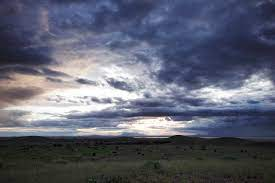
#> input picture imagecloudy.jpg, 275 x 183 px
$ python -i tronque.py   (imports and definitions only)
#> lines starting #> are read from the running program, lines starting #| are printed output that depends on the picture; after the words box and inside, x2 and y2 are one past the last pixel; in counts of white or black regions, pixels touching at a corner belong together
import cv2
import numpy as np


def truncate_sky(img):
    """
    premiere fonction tronquer
    :param : image PIL / opencv2
    :out : image tronquée ne gardant que le ciel
    """
    hsv = cv2.cvtColor(img, cv2.COLOR_BGR2HSV)

    lower_sky = np.array([0, 0, 150])
    upper_sky = np.array([180, 50, 255])

    mask = cv2.inRange(hsv, lower_sky, upper_sky)

    kernel = np.ones((5, 5), np.uint8)
    mask = cv2.morphologyEx(mask, cv2.MORPH_OPEN, kernel)

    mask = cv2.morphologyEx(mask, cv2.MORPH_CLOSE, kernel)

    contours, hierarchy = cv2.findContours(mask, cv2.RETR_EXTERNAL, cv2.CHAIN_APPROX_SIMPLE)

    max_area = 0
    max_contour = None
    for contour in contours:
        area = cv2.contourArea(contour)
        if area > max_area:
            max_area = area
            max_contour = contour
    x, y, w, h = cv2.boundingRect(max_contour)

    sky = img[y:y + h, x:x + w]
    cv2.imwrite('sky.jpg', sky)
    return w, h, sky


def truncate_sky2(img):

    hsv = cv2.cvtColor(img, cv2.COLOR_BGR2HSV)

    lower_sky = np.array([0, 70, 70])
    upper_sky = np.array([180, 255, 255])

    mask = cv2.inRange(hsv, lower_sky, upper_sky)

    kernel = np.ones((5, 5), np.uint8)
    mask = cv2.morphologyEx(mask, cv2.MORPH_OPEN, kernel)

    edges = cv2.Canny(mask, 100, 200)

    contours, hierarchy = cv2.findContours(edges, cv2.RETR_EXTERNAL, cv2.CHAIN_APPROX_SIMPLE)

    max_area = 0
    max_contour = None
    for contour in contours:
        area = cv2.contourArea(contour)
        if area > max_area:
            max_area = area
            max_contour = contour
    x, y, w, h = cv2.boundingRect(max_contour)

    sky = img[y:y + h, x:x + w]
    return w, h, sky


def tronquer(image):
    """
    fonction tronquer principale
    utilise deux fonctions avec des seuils differents : truncate_sky() et truncate_sky2()
    truncate_sky2() n'est utilisée que si truncate_sky() renvoit une image trop petite
    si l'image est toujours trop petite, renvoyer l'image originale
    :param : image PIL / opencv2
    :out : image tronquée ne gardant que le ciel
    """
    height = image.shape[0]
    width = image.shape[1]

    w, h, sky = truncate_sky(image)
    if w < width // 2 and h < height // 2:
        w, h, sky = truncate_sky2(image)
        if w < width // 2 and h < height // 2:
            return image
        else:
            return sky
    else:
        return sky

>>> import cv2
>>> picture = cv2.imread('../imagecloudy.jpg')
#> picture is the input picture: shape (183, 275, 3); mean B, G, R 112.2, 96.7, 93.3
>>> result = tronquer(picture)
#> in truncate_sky, `hsv = cv2.cvtColor(img, cv2.COLOR_BGR2HSV)`: hsv: shape (183, 275, 3); mean H, S, V 90.8, 62.4, 115.3
#> in truncate_sky, `mask = cv2.inRange(hsv, lower_sky, upper_sky)`:
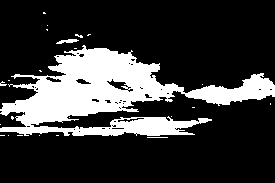
#> mask: shape (183, 275); 22.2% white; 24 white regions (21 under 20 px), largest, box (x1, y1, x2, y2) and area: (0, 45, 275, 136) 11018, (56, 39, 79, 44) 65, (147, 137, 168, 138) 21
#> in truncate_sky, `mask = cv2.morphologyEx(mask, cv2.MORPH_OPEN, kernel)`:
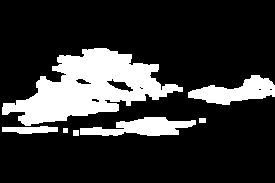
#> mask: shape (183, 275); 19.9% white; 7 white regions, largest, box (x1, y1, x2, y2) and area: (2, 48, 183, 126) 6889, (188, 75, 275, 105) 1385, (80, 117, 196, 136) 1313
#> in truncate_sky, `mask = cv2.morphologyEx(mask, cv2.MORPH_CLOSE, kernel)`:
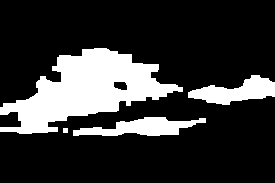
#> mask: shape (183, 275); 20.6% white; 4 white regions
#> in truncate_sky, `contours, hierarchy = cv2.findContours(mask, cv2.RETR_EXTERNAL, cv2.CH..`: contours = 4 contours, 1 with area under 20; largest, box (x1, y1, x2, y2) and area: (0, 48, 183, 134) 7333, (188, 75, 275, 105) 1294, (73, 117, 206, 136) 1272
#> the loop in truncate_sky, `for contour in contours:` made 4 passes
#> (area, max_area) on passes 2 to 4: (1272.5, 1272.5), (1294, 1294), (7333, 7333)
#> after the loop in truncate_sky, `for contour in contours:`: max_area = 7333; max_contour = contour of 151 points, box (x1, y1, x2, y2) (0, 48, 183, 134), area 7333
#> in truncate_sky, `x, y, w, h = cv2.boundingRect(max_contour)`: x = 0; y = 48; w = 183; h = 86
#> in truncate_sky, `sky = img[y:y + h, x:x + w]`:
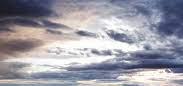
#> sky: shape (86, 183, 3); mean B, G, R 165.9, 155.6, 156.4
#> in tronquer, `w, h, sky = truncate_sky(image)`: w = 183; h = 86

$ run again, on static.infoclimat.net-imageserver.jpg
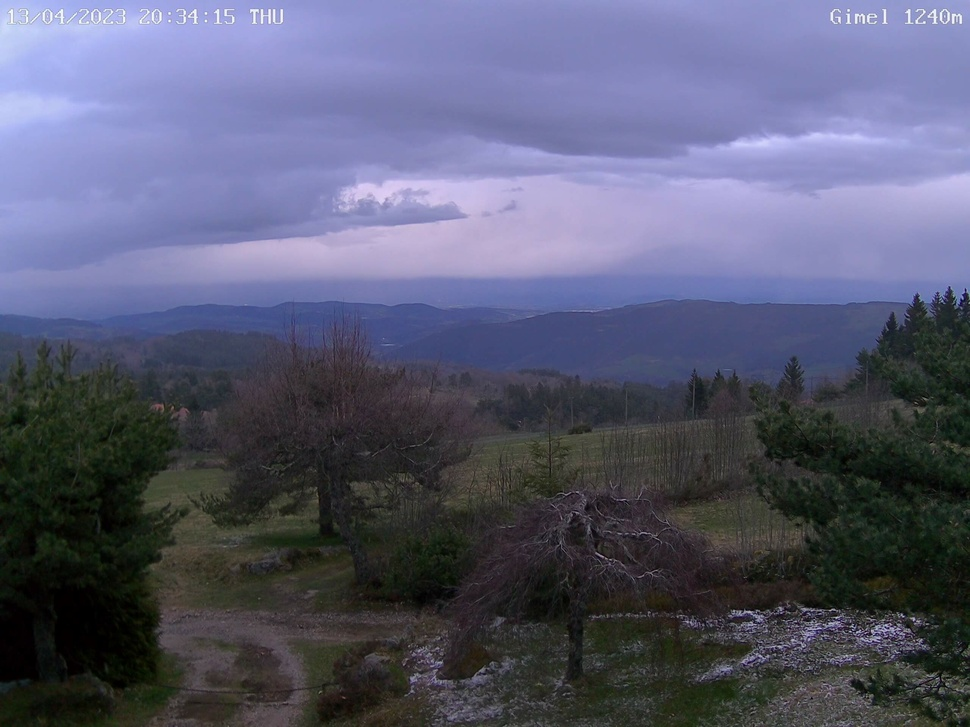
#> input picture static.infoclimat.net-imageserver.jpg, 970 x 727 px, shrunk from 2560 x 1920 before the run
#> picture is the input picture: shape (727, 970, 3); mean B, G, R 113.6, 90.5, 88.4
#> hsv: shape (727, 970, 3); mean H, S, V 94.9, 70.1, 117.1
#> in truncate_sky, `mask = cv2.morphologyEx(mask, cv2.MORPH_CLOSE, kernel)`:
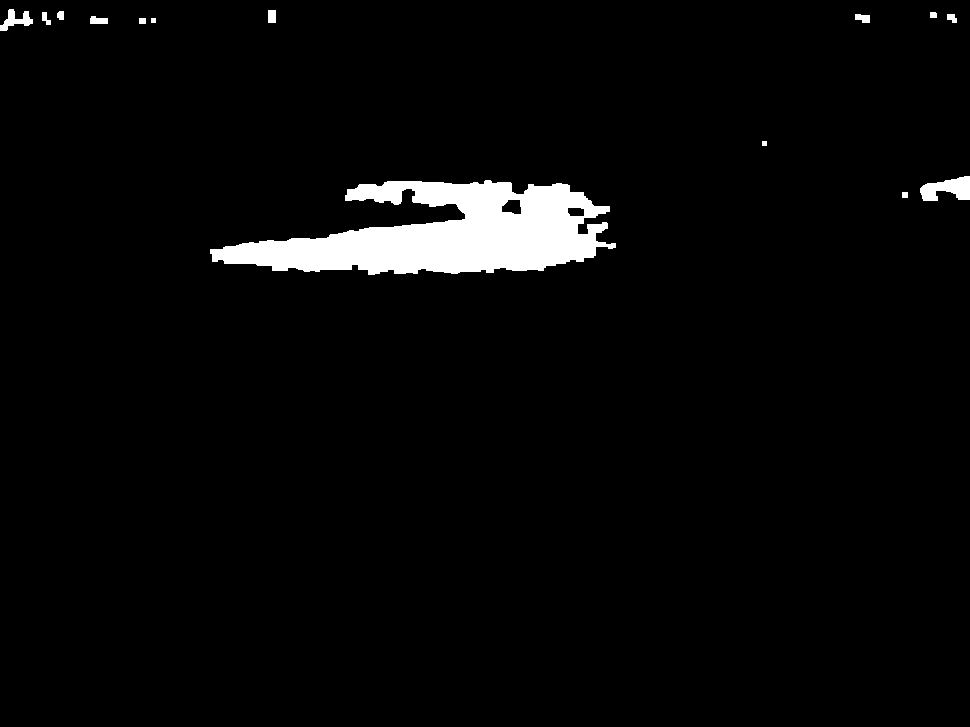
#> mask: shape (727, 970); 3.3% white; 14 white regions
#> in truncate_sky, `contours, hierarchy = cv2.findContours(mask, cv2.RETR_EXTERNAL, cv2.CH..`: contours = 14 contours, 2 with area under 20; largest, box (x1, y1, x2, y2) and area: (210, 180, 616, 275) 21413, (920, 176, 970, 201) 735, (0, 9, 33, 31) 277, (90, 16, 108, 24) 94, (268, 10, 276, 23) 84
#> the loop in truncate_sky, `for contour in contours:` made 14 passes
#> (area, max_area, max_contour) on pass 1: (25, 25, [[902, 192], [902, 197], [907, 197], [907, 192]])
#> after the loop in truncate_sky, `for contour in contours:`: max_area = 21413; max_contour = contour of 391 points, box (x1, y1, x2, y2) (210, 180, 616, 275), area 21413
#> in truncate_sky, `x, y, w, h = cv2.boundingRect(max_contour)`: x = 210; y = 180; w = 406; h = 95
#> in tronquer, `w, h, sky = truncate_sky(image)`: w = 406; h = 95
#> in truncate_sky2, `edges = cv2.Canny(mask, 100, 200)`:
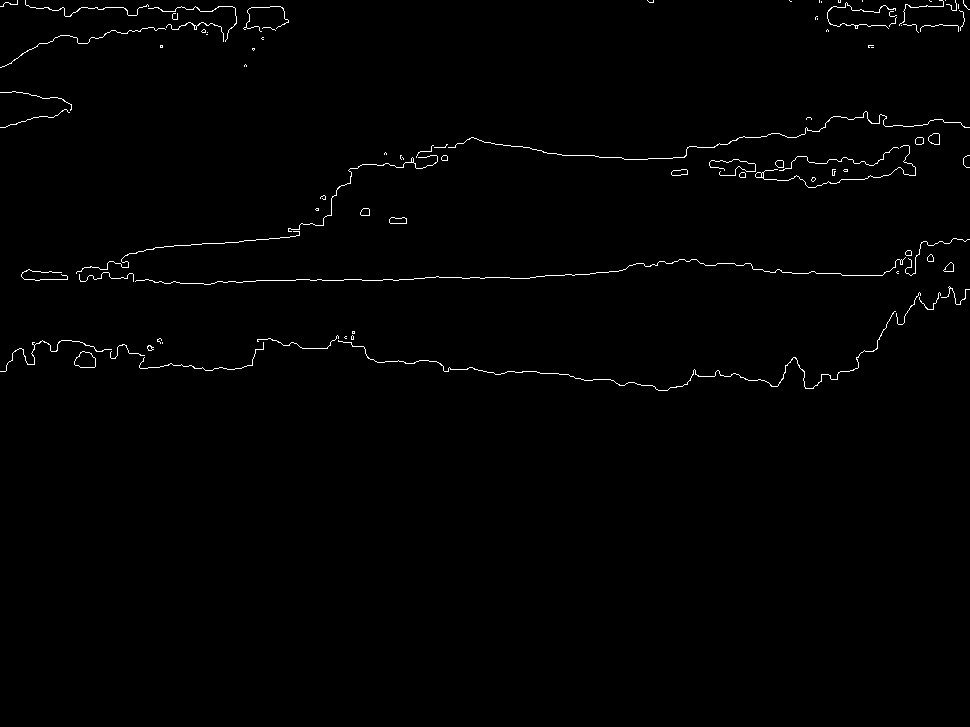
#> edges: shape (727, 970); 0.86% white in thin lines or dots, all inside (x1, y1, x2, y2) = (0, 0, 970, 391)
#> in truncate_sky2, `contours, hierarchy = cv2.findContours(edges, cv2.RETR_EXTERNAL, cv2.C..`: contours = 90 contours, 73 with area under 20; largest, box (x1, y1, x2, y2) and area: (74, 351, 96, 368) 258, (928, 133, 940, 145) 100, (389, 217, 407, 224) 91, (671, 169, 688, 176) 77, (943, 262, 954, 272) 61
#> the loop in truncate_sky2, `for contour in contours:` made 90 passes
#> (area, max_area) on pass 1: (258.5, 258.5)
#> after the loop in truncate_sky2, `for contour in contours:`: max_area = 258.5; max_contour = contour of 29 points, box (x1, y1, x2, y2) (74, 351, 96, 368), area 258
#> in truncate_sky2, `x, y, w, h = cv2.boundingRect(max_contour)`: x = 74; y = 351; w = 22; h = 17
#> in tronquer, `w, h, sky = truncate_sky2(image)`: w = 22; h = 17
